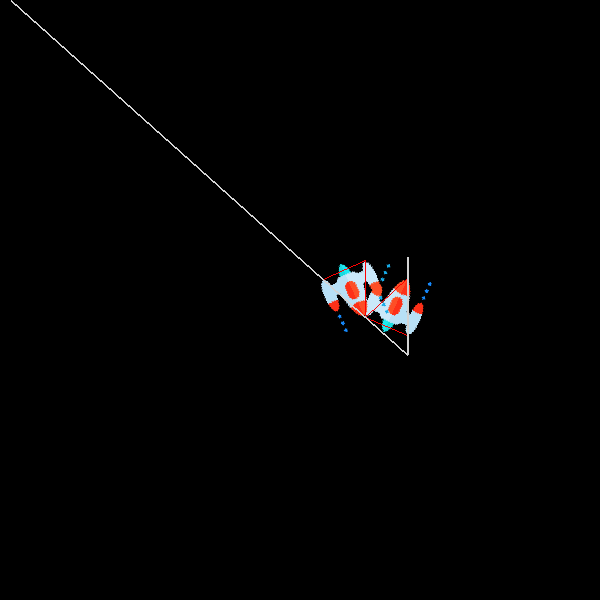

This chart was generated by the following Python code:
"""Very basic example of using a sprite image to draw a shape more similar 
how you would do it in a real game instead of the simple line drawings used 
by the other examples. 
"""

__version__ = "$Id:$"
__docformat__ = "reStructuredText"

import math
import random
from typing import List
import os.path

import pygame

import pymunk
from pymunk import Vec2d


def flipy(y):
    """Small hack to convert chipmunk physics to pygame coordinates"""
    return -y + 600


def main():

    pygame.init()
    screen = pygame.display.set_mode((600, 600))
    clock = pygame.time.Clock()
    running = True

    ### Physics stuff
    space = pymunk.Space()
    space.gravity = Vec2d(0.0, -900.0)

    ## logo
    logo_img = pygame.image.load('player.png')
    logos: List[pymunk.Shape] = []

    ### Static line
    static_lines = [
        pymunk.Segment(space.static_body, (11.0, 600.0), (407.0, 246.0), 0.0),
        pymunk.Segment(space.static_body, (407.0, 246.0), (407.0, 343.0), 0.0),
    ]
    for l in static_lines:
        l.friction = 0.5
    space.add(*static_lines)

    ticks_to_next_spawn = 10

    while running:
        for event in pygame.event.get():
            if event.type == pygame.QUIT:
                running = False
            elif event.type == pygame.KEYDOWN and event.key == pygame.K_ESCAPE:
                running = False
            elif event.type == pygame.KEYDOWN and event.key == pygame.K_p:
                pygame.image.save(screen, "using_sprites.png")

        ticks_to_next_spawn -= 1
        if ticks_to_next_spawn <= 0:
            ticks_to_next_spawn = 100
            x = random.randint(20, 400)
            y = 500
            angle = random.random() * math.pi
            vs = [(-23, 26), (23, 26), (0, -26)]
            mass = 10
            moment = pymunk.moment_for_poly(mass, vs)
            body = pymunk.Body(mass, moment)
            shape = pymunk.Poly(body, vs)
            shape.friction = 0.5
            body.position = x, y
            body.angle = angle

            space.add(body, shape)
            logos.append(shape)

        ### Update physics
        dt = 1.0 / 60.0
        for x in range(10):
            space.step(dt/10)

        ### Draw stuff
        screen.blit(pygame.image.load('background.png'), (0, 0))

        for logo_shape in logos:
            # image draw
            p = logo_shape.body.position
            p = Vec2d(p.x, flipy(p.y) )

            # we need to rotate 180 degrees because of the y coordinate flip
            angle_degrees = math.degrees(logo_shape.body.angle) + 180
            rotated_logo_img = pygame.transform.rotate(logo_img, angle_degrees)

            offset = Vec2d(*rotated_logo_img.get_size()) / 2
            p = p - offset

            screen.blit(rotated_logo_img, (round(p.x), round(p.y)))

            # debug draw
            ps = [
                p.rotated(logo_shape.body.angle) + logo_shape.body.position
                for p in logo_shape.get_vertices()
            ]
            ps = [(round(p.x), round(flipy(p.y))) for p in ps]
            ps += [ps[0]]
            pygame.draw.lines(screen, pygame.Color("red"), False, ps, 1)

        for line in static_lines:
            body = line.body

            pv1 = body.position + line.a.rotated(body.angle)
            pv2 = body.position + line.b.rotated(body.angle)
            p1 = round(pv1.x), round(flipy(pv1.y))
            p2 = round(pv2.x), round(flipy(pv2.y))
            pygame.draw.lines(screen, pygame.Color("lightgray"), False, [p1, p2], 2)

        ### Flip screen
        pygame.display.flip()
        clock.tick(50)
        pygame.display.set_caption("fps: " + str(clock.get_fps()))


if __name__ == "__main__":
    main()
